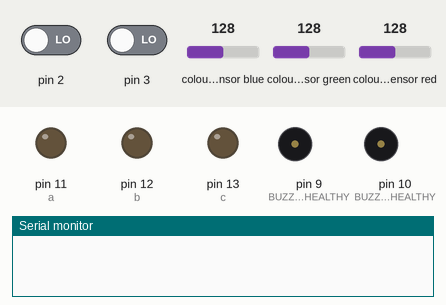
The sketch below on a simulated Arduino Uno, built with avr-gcc and run on an emulated ATmega328P. On the bench: output pins drawn as LEDs (lit = HIGH), buzzer (waves = sounding, pin HIGH), the last lines printed to the serial monitor. Wiring (inferred from the names in the program): TCS3200 colour sensor: output pin 8; S2 pin 6; S3 pin 7; S0 pin 4; S1 pin 5. Inputs (shaded band) come from the test bench; at power-on: colour sensor green 128, colour sensor red 128, pin 2 LOW, pin 3 LOW, colour sensor blue 128. Pins used as bus, display or sensor lines are not drawn.

Above: at 1.2 s.
1.3 s: colour sensor green set to 135
At 3.1 s:
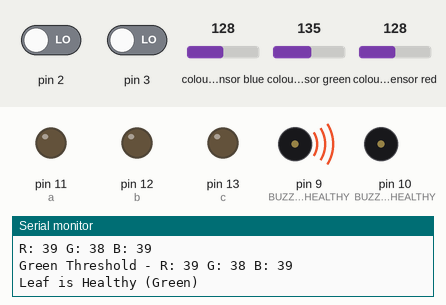
4.3 s: colour sensor red set to 135
At 5.3 s:
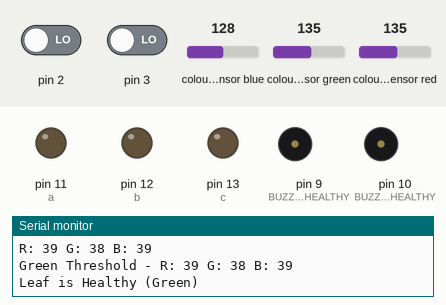
7.3 s: colour sensor red set to 142
At 10.7 s:
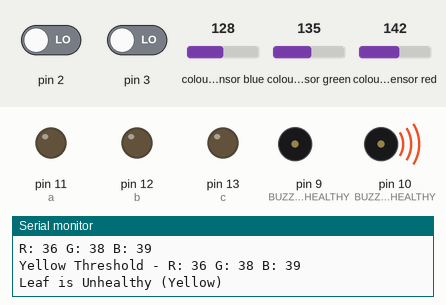
Timing chart, 0 to 16.3 s (numbered marks = the images above; inputs shaded):
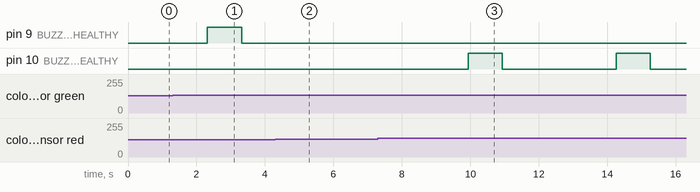

Measured:
- the behaviour switches between 131 and 132 on colour sensor green (found by bisection; images 0 and 1)
- the behaviour switches between 131 and 132 on colour sensor red (found by bisection; images 1 and 2)
- the behaviour switches between 136 and 137 on colour sensor red (found by bisection; images 2 and 3)
- after the input at 1.3 s, pin 9 (BUZZER_HEALTHY): LOW → HIGH after 1.0 s, → LOW 1.0 s later
- after the input at 4.3 s, pin 9 (BUZZER_HEALTHY): stays LOW (without the input it goes to HIGH after 2.3 s)
- after the input at 7.3 s, pin 10 (BUZZER_UNHEALTHY): alternates HIGH for 1.0 s and LOW for 3.3 s, starting after 2.6 s

The sketch:

agrobot.ino
```cpp
#define S0 4
#define S1 5
#define S2 6
#define S3 7
#define sensorOut 8

#define BUZZER_HEALTHY 9
#define BUZZER_UNHEALTHY 10

double ch1 = 2;
double ch2 = 3;
int a = 11; // Changed to avoid conflict with S0
int b = 12; // Changed to avoid conflict with S1
int c = 13; // Changed to avoid conflict with S2
int d = 9; // Changed to avoid conflict with S3

void setup() {
  Serial.begin(9600);

  // Initial pin configurations
  pinMode(2, INPUT);
  pinMode(3, INPUT);
  pinMode(a, OUTPUT);
  pinMode(b, OUTPUT);
  pinMode(c, OUTPUT);
  pinMode(d, OUTPUT);

  // Color sensor configurations
  pinMode(S0, OUTPUT);
  pinMode(S1, OUTPUT);
  pinMode(S2, OUTPUT);
  pinMode(S3, OUTPUT);
  pinMode(sensorOut, INPUT);

  // Buzzer configurations
  pinMode(BUZZER_HEALTHY, OUTPUT);
  pinMode(BUZZER_UNHEALTHY, OUTPUT);

  digitalWrite(S0, HIGH); // Frequency scaling to 100%
  digitalWrite(S1, LOW);
}

void loop() {
  // Read pulses from channels
  ch1 = pulseIn(2, HIGH);
  ch2 = pulseIn(3, HIGH);

  if ((ch1 == 0) && (ch2 == 0)) {
    digitalWrite(a, LOW);
    digitalWrite(b, LOW);
    digitalWrite(c, LOW);
    digitalWrite(d, LOW);
  } else if ((ch1 > 1530) && (ch2 > 1530)) {
    digitalWrite(a, HIGH);
    digitalWrite(b, LOW);
    digitalWrite(c, LOW);
    digitalWrite(d, HIGH);
  } else if ((ch1 > 1530) && (ch2 < 1460)) {
    digitalWrite(a, HIGH);
    digitalWrite(b, LOW);
    digitalWrite(c, HIGH);
    digitalWrite(d, LOW);
  } else if ((ch1 < 1460) && (ch2 > 1530)) {
    digitalWrite(a, LOW);
    digitalWrite(b, HIGH);
    digitalWrite(c, LOW);
    digitalWrite(d, HIGH);
  } else if ((ch1 < 1460) && (ch2 < 1460)) {
    digitalWrite(a, LOW);
    digitalWrite(b, HIGH);
    digitalWrite(c, HIGH);
    digitalWrite(d, LOW);
  } else {
    digitalWrite(a, LOW);
    digitalWrite(b, LOW);
    digitalWrite(c, LOW);
    digitalWrite(d, LOW);
  }

  // Read color values from sensor
  int redValue = readColor(LOW, LOW); // Red
  int greenValue = readColor(HIGH, HIGH); // Green
  int blueValue = readColor(LOW, HIGH); // Blue

  Serial.print("R: ");
  Serial.print(redValue);
  Serial.print(" G: ");
  Serial.print(greenValue);
  Serial.print(" B: ");
  Serial.println(blueValue);

  if (isGreenLeaf(redValue, greenValue, blueValue)) {
    Serial.println("Leaf is Healthy (Green)");
    digitalWrite(BUZZER_HEALTHY, HIGH);
    delay(1000);
    digitalWrite(BUZZER_HEALTHY, LOW);
  } else if (isYellowLeaf(redValue, greenValue, blueValue)) {
    Serial.println("Leaf is Unhealthy (Yellow)");
    digitalWrite(BUZZER_UNHEALTHY, HIGH);
    delay(1000);
    digitalWrite(BUZZER_UNHEALTHY, LOW);
  } else {
    Serial.println("Unable to determine leaf health.");
  }

  delay(1000); // Delay for 1 second before next reading
}

int readColor(bool s2, bool s3) {
  digitalWrite(S2, s2);
  digitalWrite(S3, s3);
  delay(100); // Wait for sensor to stabilize

  // Read frequency from sensor output pin
  int frequency = pulseIn(sensorOut, LOW);
  return frequency;
}

bool isGreenLeaf(int red, int green, int blue) {
  // Adjust these values based on your specific sensor and leaf conditions
  bool isGreen = (green < red) && (green < blue);
  if (isGreen) {
    Serial.print("Green Threshold - R: ");
    Serial.print(red);
    Serial.print(" G: ");
    Serial.print(green);
    Serial.print(" B: ");
    Serial.println(blue);
  }
  return isGreen;
}

bool isYellowLeaf(int red, int green, int blue) {
  // Adjust these values based on your specific sensor and leaf conditions
  bool isYellow = (red < green) && (green < blue);
  if (isYellow) {
    Serial.print("Yellow Threshold - R: ");
    Serial.print(red);
    Serial.print(" G: ");
    Serial.print(green);
    Serial.print(" B: ");
    Serial.println(blue);
  }
  return isYellow;
}
```
